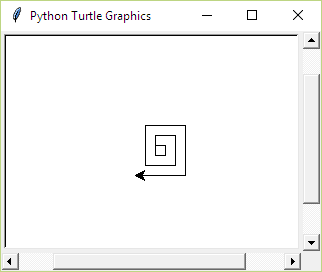

Write the Python code that produced this figure.
# Author: John Hooker
# Date: 9th April 2016
# License: CC BY-SA
# For CoderDojo WA

# Python Intro Turtle Graphics

# Python has a rich "library" of functions.
# We are going to use "turtle" to do some simple graphics.
import turtle

if __name__ == "__main__":
    # Setup our drawning surface
    turtle.setup(320,240)     # Sets up the size of the window
    turtle.Screen()           # Turns on the graphics window

    width = 10                # Create a variable called "width"
                              # and make it equal to 10
                              
    # Do some turtle graphics commands
    # Notice all commands from the turtle library is prefixed by "turtle."
    turtle.forward(width)     # Utilise the width variable we defined earlier
    turtle.right(90)        
    turtle.forward(width)
    turtle.right(90)
    turtle.forward(width)
    turtle.right(90)
    turtle.forward(width)
    turtle.right(90)
    turtle.left(90)
    turtle.forward(width)
    turtle.right(90)
    turtle.forward(width)
    turtle.forward(width)
    turtle.right(90)
    turtle.forward(width)
    turtle.forward(width)
    turtle.forward(width)
    turtle.right(90)
    turtle.forward(width)
    turtle.forward(width)
    turtle.forward(width)
    turtle.right(90)
    turtle.forward(width)
    turtle.forward(width)
    turtle.forward(width)
    turtle.forward(width)
    turtle.right(90)
    turtle.forward(width)
    turtle.forward(width)
    turtle.forward(width)
    turtle.forward(width)
    turtle.right(90)
    turtle.forward(width)
    turtle.forward(width)
    turtle.forward(width)
    turtle.forward(width)
    turtle.forward(width)
    turtle.right(90)
    turtle.forward(width)
    turtle.forward(width)
    turtle.forward(width)
    turtle.forward(width)
    turtle.forward(width)
    
    
    
    

    ret = input("Press enter to exit.")
    turtle.Screen().bye()     # Turn off the graphics window

# Library reference: http://docs.python.org/2/library/turtle.html
